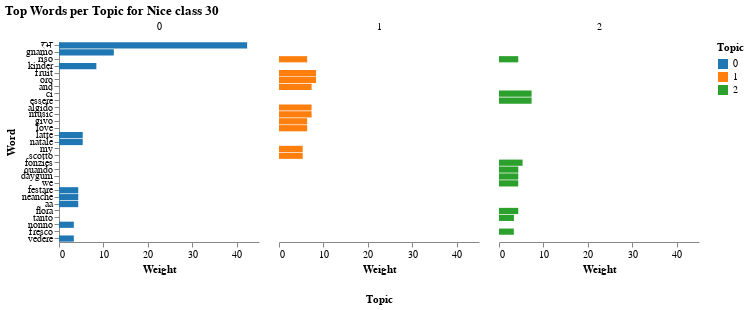

Here is the notebook cell this chart was saved with:
### Code cell
n_top_words = 10
tf_feature_names = tf_vectorizer.get_feature_names_out()
df_topic_words = get_topic_words_df(lda, tf_feature_names, n_top_words)
chart = alt.Chart(df_topic_words).mark_bar().encode(
    x=alt.X('Weight:Q', title='Weight'),
    y=alt.Y('Word:N', sort='-x', title='Word'),
    color=alt.Color('Topic:N', scale=alt.Scale(scheme='category10')),
    column=alt.Column('Topic:N', title='Topic', header=alt.Header(titleOrient='bottom'))
).properties(
    width=200,
    height=200,
    title='Top Words per Topic for Nice class 30'
).configure_axis(
    grid=False
).configure_view(
    strokeWidth=0
)

chart.display()

### Figure 1 — Vega-Lite specification as saved in the notebook (floating-point values rounded to 4 significant figures)
{"config": {"view": {"continuousWidth": 300, "continuousHeight": 300, "strokeWidth": 0}, "axis": {"grid": false}}, "data": {"name": "data-27e5e1481155ed488417d4d35fe2e253"}, "mark": {"type": "bar"}, "encoding": {"color": {"field": "Topic", "scale": {"scheme": "category10"}, "type": "nominal"}, "column": {"field": "Topic", "header": {"titleOrient": "bottom"}, "title": "Topic", "type": "nominal"}, "x": {"field": "Weight", "title": "Weight", "type": "quantitative"}, "y": {"field": "Word", "sort": "-x", "title": "Word", "type": "nominal"}}, "height": 200, "title": "Top Words per Topic for Nice class 30", "width": 200, "$schema": "https://vega.github.io/schema/vega-lite/v5.20.1.json", "datasets": {"data-27e5e1481155ed488417d4d35fe2e253": [{"Topic": 0, "Word": "रभ", "Weight": 42.33}, {"Topic": 0, "Word": "gnamo", "Weight": 12.33}, {"Topic": 0, "Word": "kinder", "Weight": 8.402}, {"Topic": 0, "Word": "latte", "Weight": 5.342}, {"Topic": 0, "Word": "natale", "Weight": 5.341}, {"Topic": 0, "Word": "festare", "Weight": 4.333}, {"Topic": 0, "Word": "neanche", "Weight": 4.333}, {"Topic": 0, "Word": "aa", "Weight": 4.333}, {"Topic": 0, "Word": "nonno", "Weight": 3.337}, {"Topic": 0, "Word": "vedere", "Weight": 3.335}, {"Topic": 1, "Word": "fruit", "Weight": 8.333}, {"Topic": 1, "Word": "oro", "Weight": 8.333}, {"Topic": 1, "Word": "and", "Weight": 7.337}, {"Topic": 1, "Word": "algido", "Weight": 7.333}, {"Topic": 1, "Word": "music", "Weight": 7.333}, {"Topic": 1, "Word": "riso", "Weight": 6.335}, {"Topic": 1, "Word": "givo", "Weight": 6.333}, {"Topic": 1, "Word": "love", "Weight": 6.333}, {"Topic": 1, "Word": "my", "Weight": 5.333}, {"Topic": 1, "Word": "scotto", "Weight": 5.333}, {"Topic": 2, "Word": "ci", "Weight": 7.333}, {"Topic": 2, "Word": "essere", "Weight": 7.333}, {"Topic": 2, "Word": "fonzies", "Weight": 5.305}, {"Topic": 2, "Word": "quando", "Weight": 4.344}, {"Topic": 2, "Word": "daygum", "Weight": 4.333}, {"Topic": 2, "Word": "we", "Weight": 4.333}, {"Topic": 2, "Word": "flora", "Weight": 4.333}, {"Topic": 2, "Word": "riso", "Weight": 4.331}, {"Topic": 2, "Word": "tanto", "Weight": 3.358}, {"Topic": 2, "Word": "fresco", "Weight": 3.336}]}}
